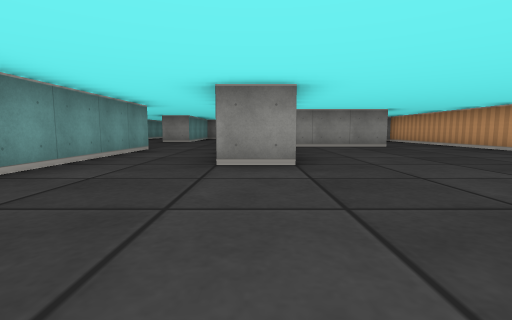
view 1 (above)

16 first-person views from a walk through a cub3D maze. The camera is about half as high as the walls, tilts 6° down and sees 85° across. The floor is counted in squares. Each view is taken from the middle of a square. On the plan, view 1 faces up. The plan holds only what a view shows up to about 9 squares ahead; the rest is blank.

view 2
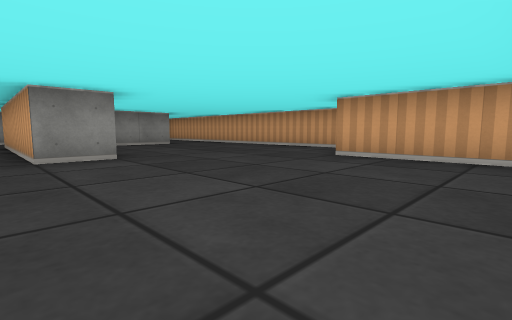

view 3
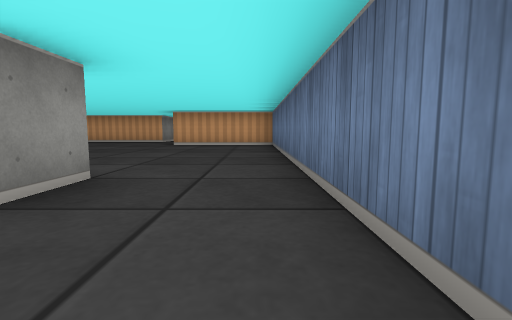

view 4
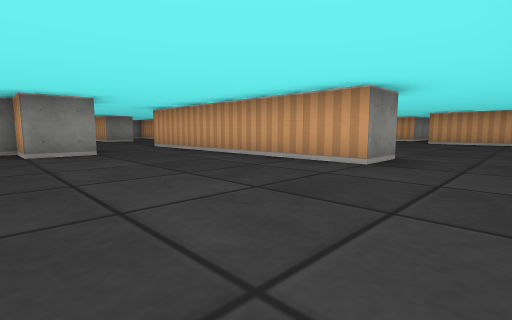

view 5
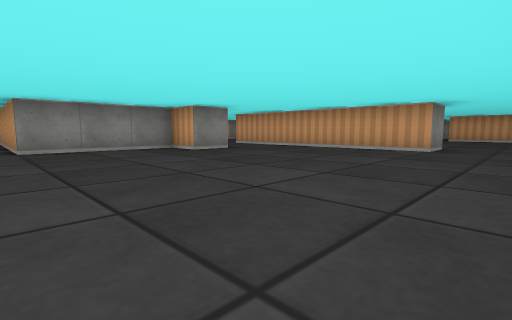

view 6
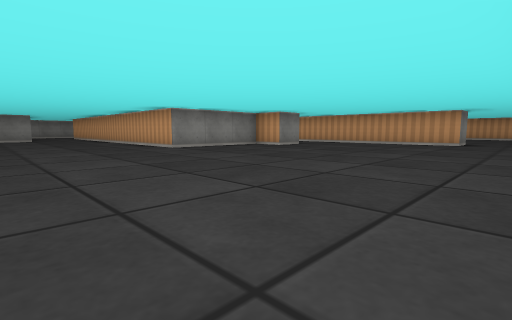

view 7
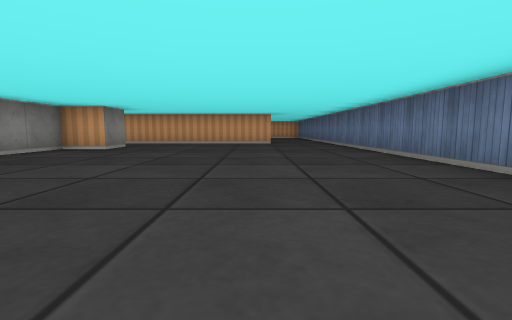

view 8
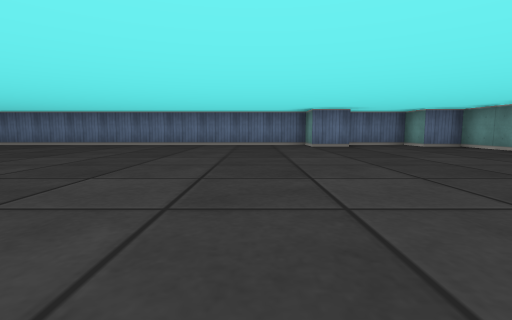

view 9
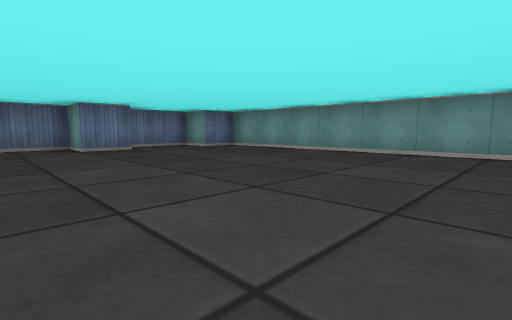

view 10
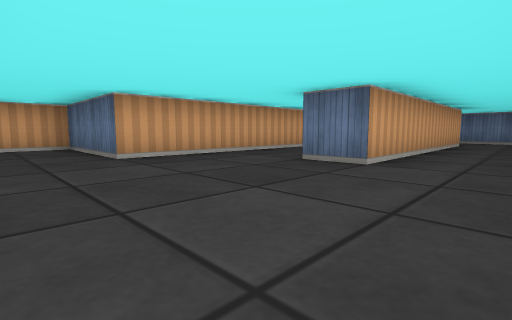

view 11
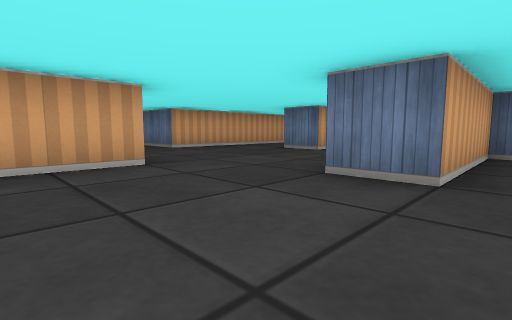

view 12
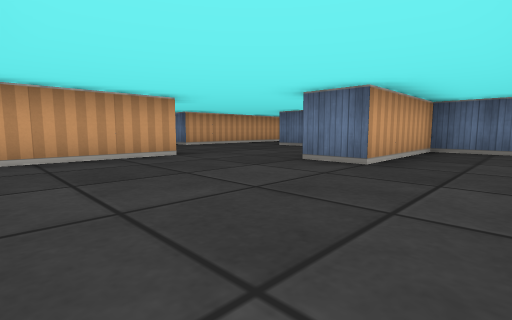

view 13
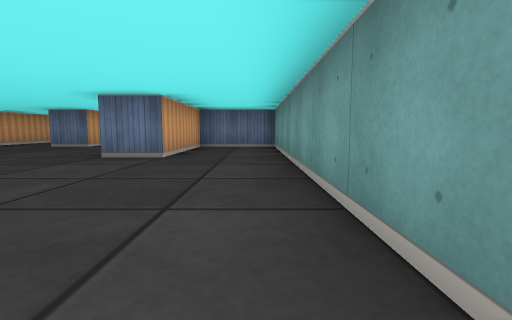

view 14
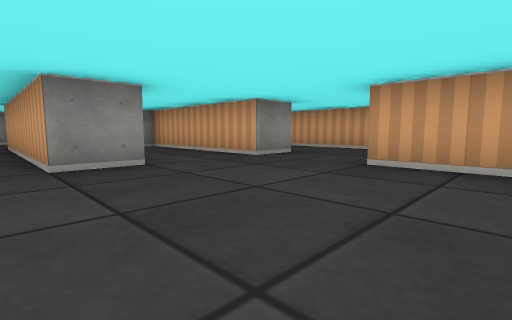

view 15
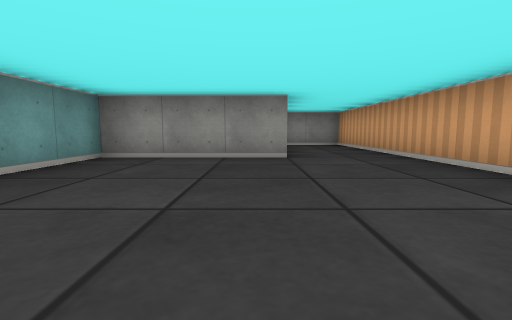

view 16
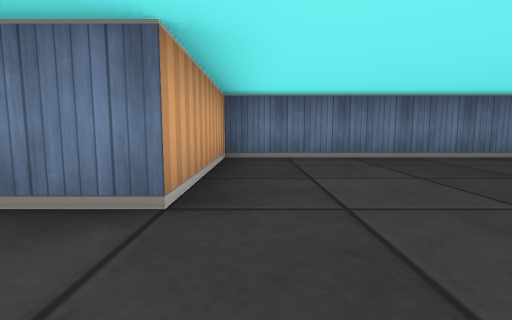

### Floor plan
Points are (right, up) in squares from view 1. A wall is a line through its corners. A room is listed if a view was taken in it or the views show most of it. See-through windows are left out.
Room 1 (views 1, 2, 15, 16)
walls: (0.6, 3.5) (-0.5, 3.5); (5.5, 2.5) (5.5, 11.5) (3.9, 11.5); (3.6, 7.5) (0.5, 7.5) (0.5, 5.6); (-2.5, 3.6) (-2.5, 2.6); (-2.4, 0.5) (-3.5, 0.5); (-3.5, -1.5) (3.5, -1.5) (3.5, 1.5) (4.5, 1.5)
ways out: opening at (-3, -0.5) to room 2; opening at (-1.5, 3) to room 4
Room 2 (views 3, 4, 5, 6, 7, 8, 9)
walls: (-18.5, 5.9) (-18.5, -0.5) (-17.5, -0.5) (-17.5, -1.5) (-15.8, -1.5); (-5.4, 4.5) (-6.5, 4.5) (-6.5, 5.5) (-9.5, 5.5) (-9.5, 10.2); (-15.6, -0.5) (-14.5, -0.5) (-14.5, -1.5) (-3.5, -1.5); (-3.5, 0.5) (-3.5, 4.5)
ways out: opening at (-3, -0.5) to room 1; opening at (-4.5, 5.5) to room 4
Room 3 (views 10, 11, 12, 13)
walls: (-8.5, 13.5) (-8.5, 6.5) (-6.5, 6.5) (-6.5, 9.5) (-5.5, 9.5); (-3.5, 10.5) (-3.5, 13.5)
ways out: opening at (-4.5, 9.5) to room 4; opening at (-7.5, 14.5); opening at (-4.5, 14.5)
Room 4 (view 14)
walls: (-2.4, 10.5) (-3.5, 10.5); (-3.5, 4.5) (-3.5, 6.5) (-2.5, 6.5) (-2.5, 3.6); (-0.5, 10.5) (-0.5, 14.5) (-0.9, 14.5); (-0.5, 3.5) (-0.5, 8.5)
ways out: opening at (-1.5, 3) to room 1; opening at (-4.5, 5.5) to room 2; opening at (-4.5, 9.5) to room 3; opening at (0, 9.5) to room 5
Room 5 (no view inside)
walls: (0.6, 10.5) (-0.5, 10.5); (-0.5, 8.5) (2.5, 8.5) (2.5, 10.4)
ways out: opening at (0, 9.5) to room 4; opening at (1.5, 11.5)

Positions as (right, up) in squares from view 1, and headings:
1: (0, 0), facing up
2: (-1, -1), facing up-right
3: (-5, -1), facing right
4: (-7, -1), facing up-right
5: (-10, -1), facing up-right
6: (-13, -1), facing up-right
7: (-13, 1), facing right
8: (-13, 7), facing down
9: (-13, 6), facing down-left
10: (-5, 10), facing down-right
11: (-7, 12), facing down-right
12: (-8, 13), facing down-right
13: (-8, 14), facing down
14: (-4, 7), facing up-right
15: (3, 3), facing up
16: (3, 3), facing down
